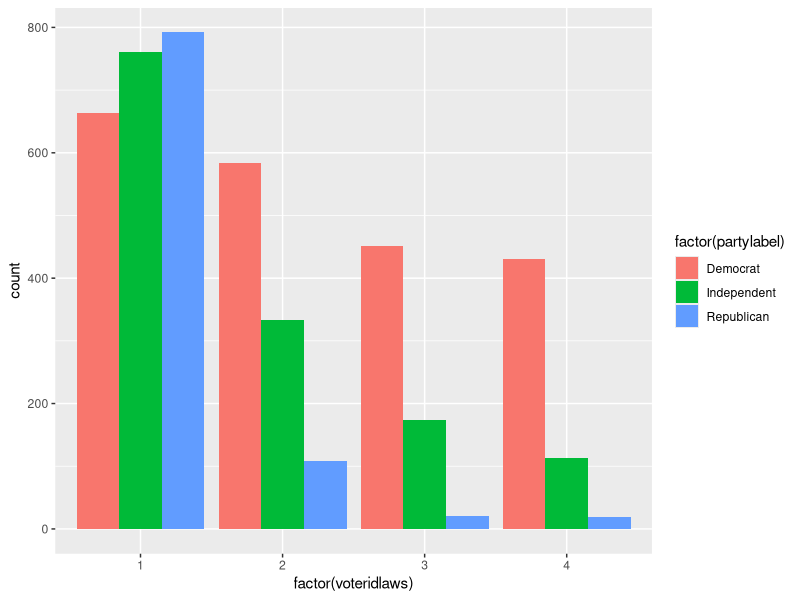
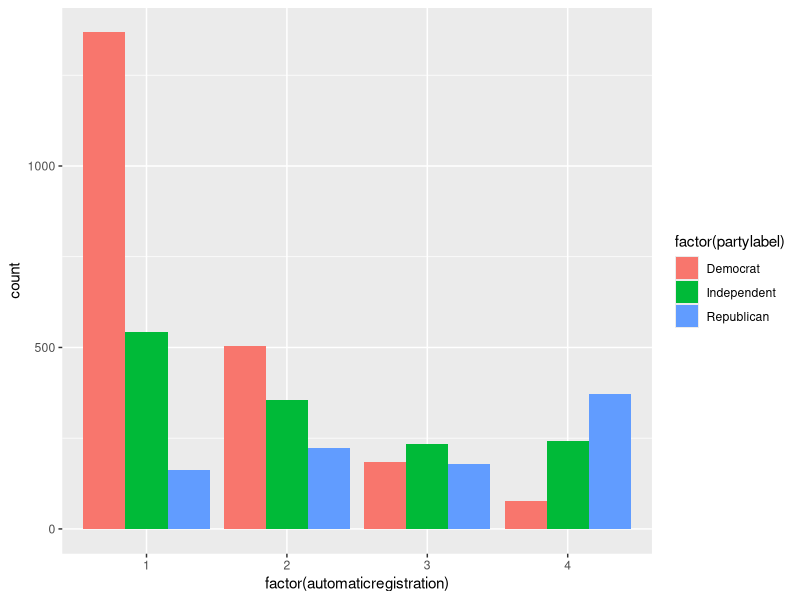
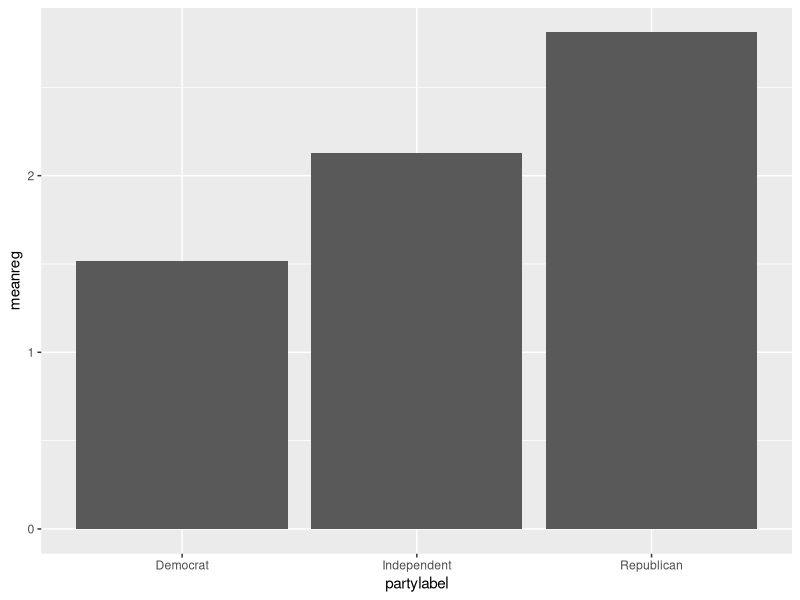
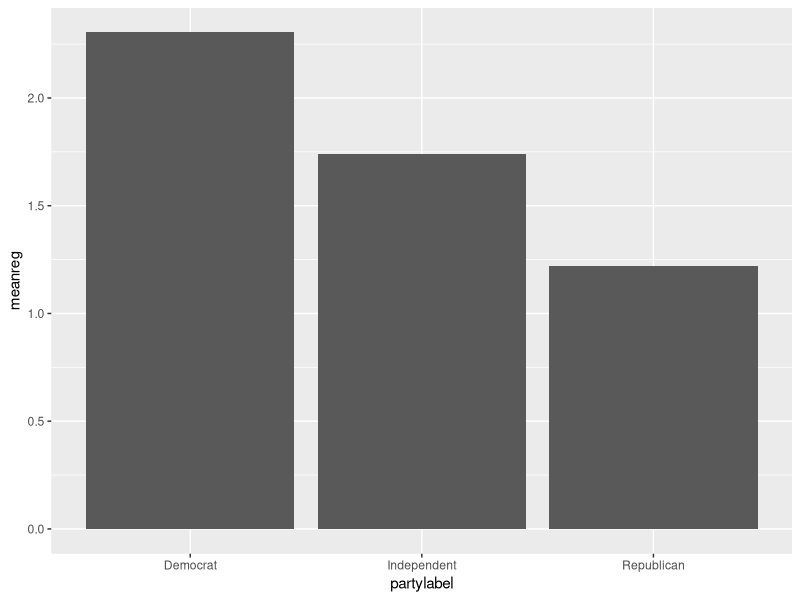

These figures' R source, in order:
## ---- chunk 1
library(tidyverse)
library(haven)
data <-  read_sav("data/ATP W87.sav")

data <- data |>
  select(QKEY, F_AGECAT, F_GENDER, F_RACETHNMOD, F_PARTY_FINAL, VTPRIORITY_a_W87, VTPRIORITY_j_W87)|>
  rename(automaticregistration = VTPRIORITY_a_W87,
         voteridlaws = VTPRIORITY_j_W87,
         party = F_PARTY_FINAL,
         race = F_RACETHNMOD) 


## ---- chunk 2
voterid_plot_party <- data |>
  filter(party != 4, party != 99, voteridlaws != 99) |>
  mutate(partylabel = case_when(
    party == 1 ~ "Republican",
    party == 2 ~ "Democrat",
     party == 3 ~ "Independent"
  )) |>
  group_by(party) |>
  ggplot(aes(x = factor(voteridlaws), fill = factor(partylabel))) +
  geom_bar(position = "dodge") 

voterid_plot_party
## ---- chunk 3
automatic_registration_plot_party <- data |>
  filter(party != 4, party != 99, automaticregistration != 99) |>
  mutate(partylabel = case_when(
    party == 1 ~ "Republican",
    party == 2 ~ "Democrat",
     party == 3 ~ "Independent"
  )) |>
  group_by(party) |>
  ggplot(aes(x = factor(automaticregistration), fill = factor(partylabel))) +
  geom_bar(position = "dodge") 

automatic_registration_plot_party
## ---- chunk 4
automatic_registration_avg_party <- data |>
  filter(party != 4, party != 99, automaticregistration != 99) |>
  mutate(partylabel = case_when(
    party == 1 ~ "Republican",
    party == 2 ~ "Democrat",
    party == 3 ~ "Independent")) |>
  group_by(partylabel) |>
  summarize(meanreg = mean(automaticregistration)) |>
  ggplot(aes(x = partylabel, y = meanreg)) +
  geom_col()

automatic_registration_avg_party
## ---- chunk 5
voterid_avg_party <- data |>
  filter(party != 4, party != 99, voteridlaws != 99) |>
  mutate(partylabel = case_when(
    party == 1 ~ "Republican",
    party == 2 ~ "Democrat",
    party == 3 ~ "Independent")) |>
  group_by(partylabel) |>
  summarize(meanreg = mean(voteridlaws)) |>
  ggplot(aes(x = partylabel, y = meanreg)) +
  geom_col()

voterid_avg_party
